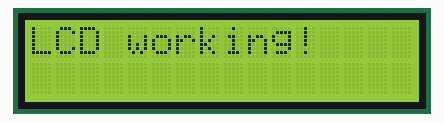
Simulated run of this sketch. Board: Arduino Uno, built with avr-gcc and run on an emulated ATmega328P. On the bench: 16×2 character LCD. What the sketch prints to the serial monitor is not drawn.

Above: at 0.8 s.
At 2.9 s:
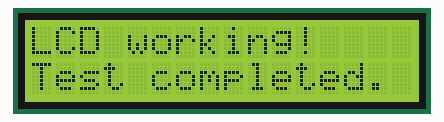

The sketch:

test_lcd.ino
```cpp
#include <Wire.h>
#include <LiquidCrystal_I2C.h>

LiquidCrystal_I2C lcd(0x27, 16, 2);

bool lcdWorking = false;

void setup() {
  Wire.begin();
  Serial.begin(9600);
  Serial.println("Scanning I2C devices...");

  byte count = 0;
  for (byte address = 1; address < 127; address++) {
    Wire.beginTransmission(address);
    if (Wire.endTransmission() == 0) {
      Serial.print("I2C device found at address 0x");
      Serial.println(address, HEX);
      count++;

      if (address == 0x27 || address == 0x3F) {
        lcd = LiquidCrystal_I2C(address, 16, 2);
        lcd.init();
        lcd.backlight();
        lcdWorking = true;
      }
    }
    delay(5);
  }

  if (count == 0) {
    Serial.println("No I2C devices found.");
  } else {
    Serial.println("I2C scan finished.");
  }

  if (lcdWorking) {
    lcd.setCursor(0, 0);
    lcd.print("LCD working!");
    delay(2000);
    lcd.setCursor(0, 1);
    lcd.print("Test completed.");
  } else {
    Serial.println("LCD not found or not initialized.");
  }
}

void loop() {
}
```

Measured:
- what the display in image 0 shows lasts 2.0 s, from 0.8 s to 2.8 s
